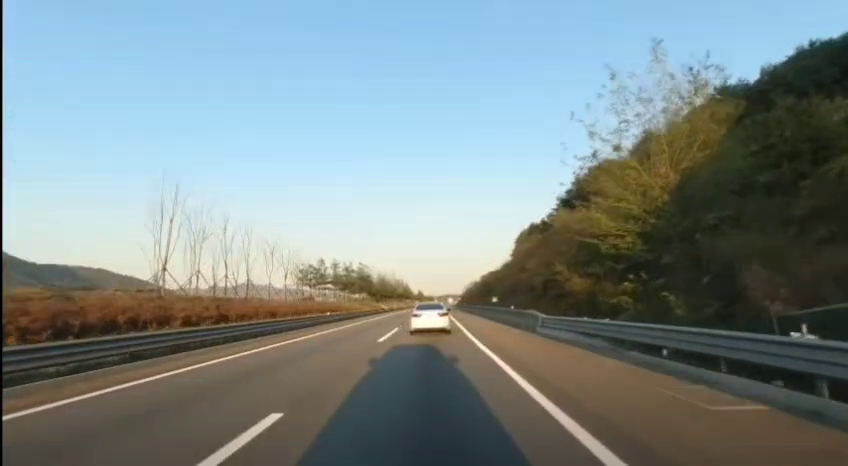
#> input picture frame 30 of drive1.mp4, 848 x 466 px
$ python 'import cv2.py'
#> lines starting #> are read from the running program, lines starting #| are printed output that depends on the picture; after the words box and inside, x2 and y2 are one past the last pixel; in counts of white or black regions, pixels touching at a corner belong together
import cv2
import numpy as np
from collections import deque

DEVIATION_FRAMES   = 6
SMOOTHING_FRAMES   = 7
SLOPE_MIN_ABS      = 0.35
DEVIATION_RATIO    = 0.18
ROI_TOP_FRACTION   = 0.60

def canny_edge(image):
    gray = cv2.cvtColor(image, cv2.COLOR_BGR2GRAY)
    blur = cv2.GaussianBlur(gray, (5, 5), 0)
    edges = cv2.Canny(blur, 50, 150)
    edges = cv2.dilate(edges, np.ones((3, 3), np.uint8), iterations=1)
    return edges

def region_of_interest(image):
    h, w = image.shape[:2]
    poly = np.array([[
        (int(0.10*w), h),
        (int(0.90*w), h),
        (int(0.58*w), int(ROI_TOP_FRACTION*h)),
        (int(0.42*w), int(ROI_TOP_FRACTION*h))
    ]], dtype=np.int32)
    mask = np.zeros_like(image)
    cv2.fillPoly(mask, poly, 255)
    return cv2.bitwise_and(image, mask)

def line_params(x1, y1, x2, y2):
    if x2 == x1:
        return None
    m = (y2 - y1) / (x2 - x1)
    b = y1 - m * x1
    return m, b

def x_at_y(m, b, y):
    if m == 0:
        return None
    return (y - b) / m

def average_lane_lines(h, lines):
    if lines is None or len(lines) == 0:
        return None, None

    y1_draw = h
    y2_draw = int(h * ROI_TOP_FRACTION)

    left_params, left_w = [], []
    right_params, right_w = [], []

    for x1, y1, x2, y2 in lines:
        lp = line_params(x1, y1, x2, y2)
        if lp is None:
            continue
        m, b = lp
        if abs(m) < SLOPE_MIN_ABS:
            continue
        w = float(np.hypot(x2 - x1, y2 - y1))
        if m < 0:
            left_params.append((m, b))
            left_w.append(w)
        else:
            right_params.append((m, b))
            right_w.append(w)

    def wavg(params, weights):
        if len(params) == 0:
            return None
        params = np.array(params, dtype=np.float64)
        weights = np.array(weights, dtype=np.float64)
        m = np.average(params[:, 0], weights=weights)
        b = np.average(params[:, 1], weights=weights)
        return m, b

    left_mb  = wavg(left_params, left_w)
    right_mb = wavg(right_params, right_w)

    def build_points(mb):
        if mb is None:
            return None
        m, b = mb
        x1d = int(x_at_y(m, b, y1_draw))
        x2d = int(x_at_y(m, b, y2_draw))
        return [x1d, y1_draw, x2d, y2_draw]

    return build_points(left_mb), build_points(right_mb)

def draw_lines(img, lines, color=(0, 255, 0), thickness=6):
    overlay = np.zeros_like(img)
    for line in lines:
        if line is None or len(line) != 4:
            continue
        x1, y1, x2, y2 = map(int, line)
        cv2.line(overlay, (x1, y1), (x2, y2), color, thickness)
    return overlay

# ---------------- MAIN ----------------
input_file = "drive1.mp4"
cap = cv2.VideoCapture(input_file)

fps = cap.get(cv2.CAP_PROP_FPS)
if not fps or fps <= 0:
    fps = 25.0  # fallback

width  = int(cap.get(cv2.CAP_PROP_FRAME_WIDTH) or 1280)
height = int(cap.get(cv2.CAP_PROP_FRAME_HEIGHT) or 720)

fourcc = cv2.VideoWriter_fourcc(*'mp4v')
out_color = cv2.VideoWriter("lane_detected_output.mp4", fourcc, fps, (width, height))
out_bw    = cv2.VideoWriter("lane_edges_output.mp4", fourcc, fps, (width, height), isColor=False)

lane_centers = deque(maxlen=SMOOTHING_FRAMES)
warning_count = 0
last_left, last_right = None, None

while True:
    ret, frame = cap.read()
#> frame is the input picture: shape (466, 848, 3); mean B, G, R 140.4, 139.2, 125
    if not ret:
        break

    edges = canny_edge(frame)
#> in canny_edge, `gray = cv2.cvtColor(image, cv2.COLOR_BGR2GRAY)`:
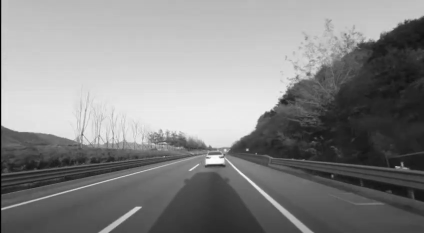
#> gray: shape (466, 848) (shown at 1/2 size); min 0, max 253, mean 135
#> in canny_edge, `edges = cv2.Canny(blur, 50, 150)`:
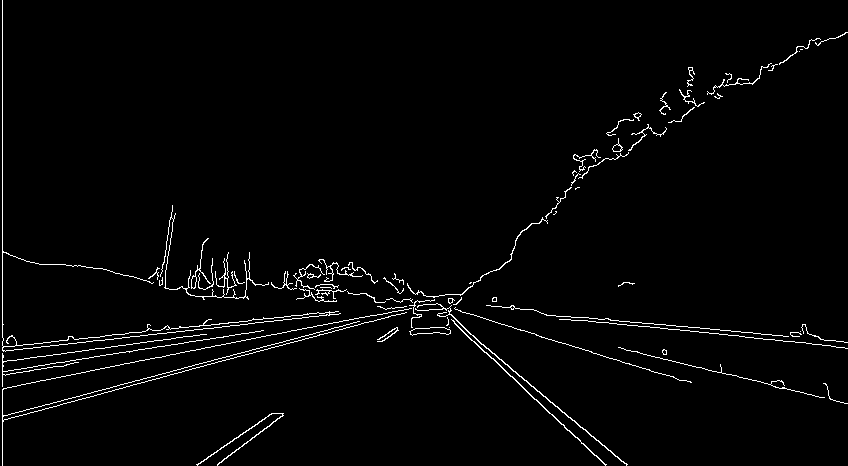
#> edges: shape (466, 848); 2.1% white in thin lines or dots
#> in canny_edge, `edges = cv2.dilate(edges, np.ones((3, 3), np.uint8), iterations=1)`:
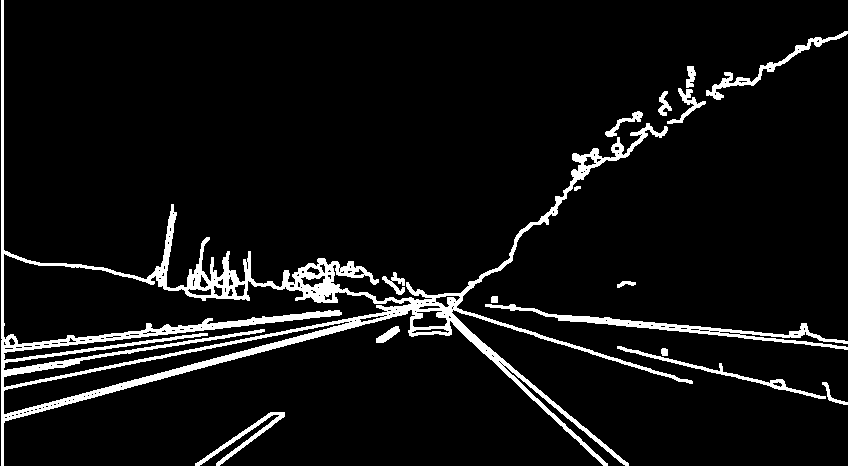
#> edges: shape (466, 848); 6.8% white; 16 white regions, largest, box (x1, y1, x2, y2) and area: (1, 0, 693, 466) 20533, (485, 304, 848, 350) 2233, (706, 31, 848, 100) 971
    roi = region_of_interest(edges)
#> in region_of_interest, `cv2.fillPoly(mask, poly, 255)`:
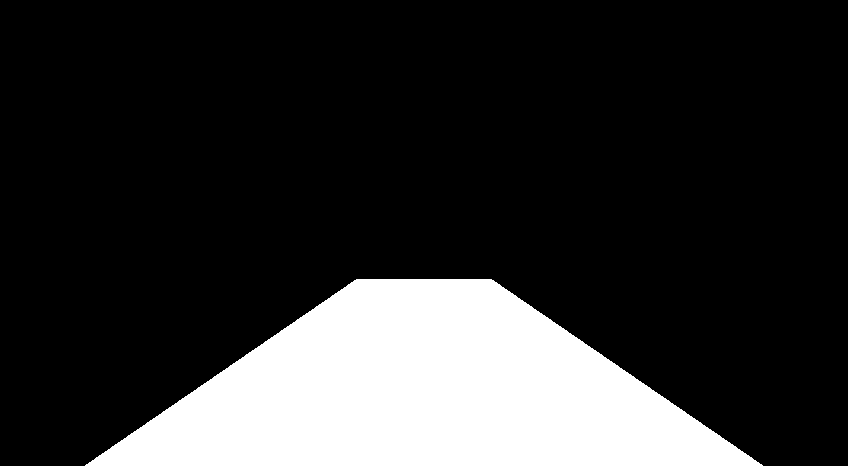
#> mask: shape (466, 848); 19.3% white; 1 white region, box (x1, y1, x2, y2) and area: (85, 279, 763, 466) 76194
#> in region_of_interest, `return cv2.bitwise_and(image, mask)`:
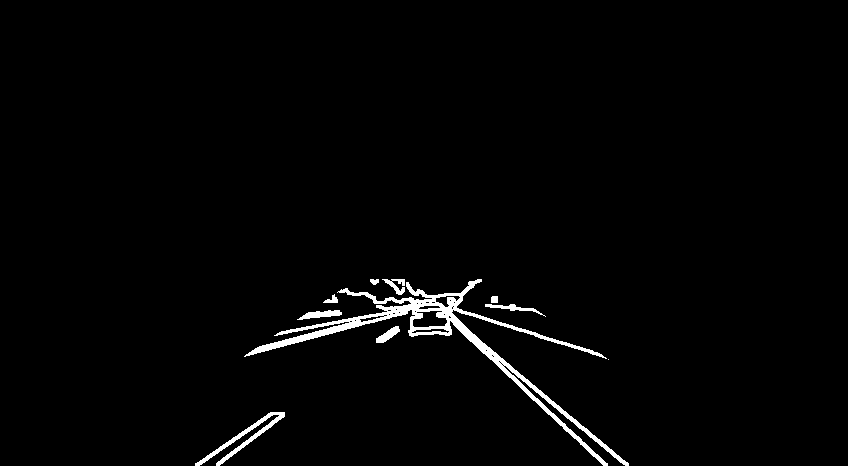
#> returned value: shape (466, 848); 1.8% white; 10 white regions (1 under 20 px), largest, box (x1, y1, x2, y2) and area: (244, 279, 629, 466) 5533, (195, 412, 285, 466) 769, (297, 310, 342, 320) 239

    lines = cv2.HoughLinesP(
        roi, 1, np.pi/180, 60,
        minLineLength=int(width * 0.05),
        maxLineGap=int(width * 0.02)
    )
#> lines = 47 rows, first 6: [401, 279, 628, 463], [396, 279, 502, 365], [398, 279, 628, 465], [244, 356, 473, 286], [370, 280, 605, 357], [513, 375, 603, 465]
    lines = lines.reshape(-1, 4) if lines is not None else []

    left_line, right_line = average_lane_lines(height, lines)
#> the loop in average_lane_lines, `for x1, y1, x2, y2 in lines:` made 47 passes
#> (x1, y1, x2, y2, w) on passes 1, 2, 3, 6, 8, 9, 10, 15: (401, 279, 628, 463, 292.2), (396, 279, 502, 365, 136.5), (398, 279, 628, 465, 295.8), (513, 375, 603, 465, 127.3), (196, 465, 275, 412, 95.13), (195, 465, 273, 412, 94.3), (421, 290, 593, 456, 239), (431, 295, 501, 362, 96.9)
#> after the loop in average_lane_lines, `for x1, y1, x2, y2 in lines:`: left_params = [(-0.671, 596.5), (-0.679, 597.5), (-0.731, 620.7), (-0.774, 633.1), (-0.742, 624.7), (-0.721, 618.6), (-0.701, 615.5), (-0.661, 591.7), (-0.679, 599.5), (-0.667, 595.7), (-0.69, 612.4), (-0.746, 626.9)]; left_w = [95.13, 94.3, 83.01, 78.41, 77.2, 83.82, 81.84, 67.12, 94.3, 108.2, 51.04, 83.6]; right_params = [(0.811, -46.04), (0.811, -42.28), (0.809, -42.86), (1, -138), (0.965, -116.3), (0.957, -117.5), (0.963, -114.4), (0.841, -64.16), (0.966, -117.5), (1, -141), (0.812, -41.94), (0.797, -33.88), (0.973, -122.3), (1, -140), (0.901, -93.47)]; right_w = [292.2, 136.5, 295.8, 127.3, 239, 96.9, 223.5, 254.8, 203, 59.4, 144.3, 75.43, 153.5, 73.54, 162.9]
#> in wavg, `params = np.array(params, dtype=np.float64)`: params = [[-0.671, 596.5], [-0.679, 597.5], [-0.731, 620.7], [-0.774, 633.1], [-0.742, 624.7], [-0.721, 618.6], [-0.701, 615.5], [-0.661, 591.7], [-0.679, 599.5], [-0.667, 595.7], [-0.69, 612.4], [-0.746, 626.9]]
#> in wavg, `weights = np.array(weights, dtype=np.float64)`: weights has the same summary as left_w in average_lane_lines
#> in wavg, `m = np.average(params[:, 0], weights=weights)`: m = -0.704
#> in wavg, `b = np.average(params[:, 1], weights=weights)`: b = 610.3
#> in average_lane_lines, `left_mb  = wavg(left_params, left_w)`: left_mb = (-0.704, 610.3)
#> in wavg (call 2), `params = np.array(params, dtype=np.float64)`: params = 15 rows, first 8: [0.811, -46.04], [0.811, -42.28], [0.809, -42.86], [1, -138], [0.965, -116.3], [0.957, -117.5], [0.963, -114.4], [0.841, -64.16]
#> in average_lane_lines, `right_mb = wavg(right_params, right_w)`: right_mb = (0.894, -84.99)
#> in build_points, `m, b = mb`: m = -0.704; b = 610.3
#> in build_points, `x1d = int(x_at_y(m, b, y1_draw))`: x1d = 204
#> in build_points, `x2d = int(x_at_y(m, b, y2_draw))`: x2d = 470
#> left_line = [204, 466, 470, 279]; right_line = [616, 466, 407, 279]

    if left_line is None and last_left is not None:
        left_line = last_left
    if right_line is None and last_right is not None:
        right_line = last_right

    lane_overlay = draw_lines(frame, [left_line, right_line])
#> after the loop in draw_lines, `for line in lines:`:
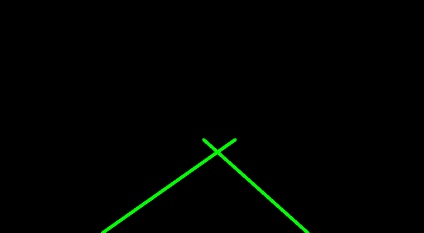
#> overlay: shape (466, 848, 3) (shown at 1/2 size); mean of channels 0, 1, 2 0, 2.6, 0; drawn as B, G, R
    combo = cv2.addWeighted(frame, 0.85, lane_overlay, 1.0, 0)
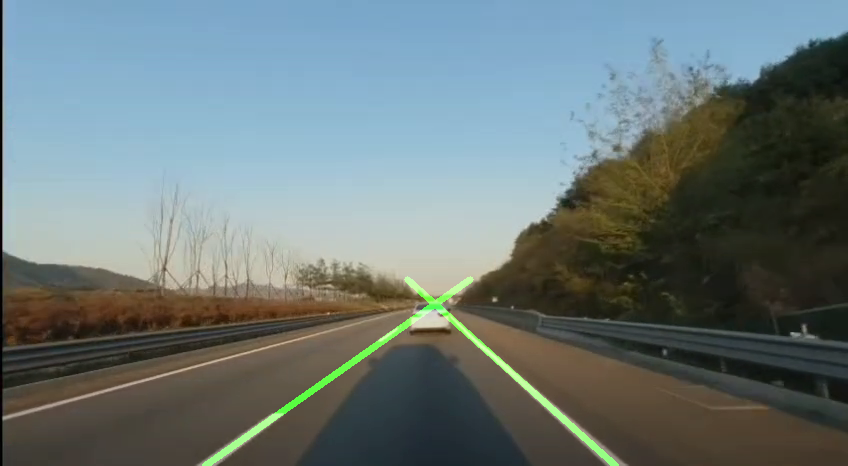
#> combo: shape (466, 848, 3); mean B, G, R 119.4, 119.4, 106.2

    # ---------------- Lane Departure ----------------
    direction = None
    if left_line is not None and right_line is not None:
        y_eval = int(height * 0.90)

        def x_from_line(line):
            x1, y1, x2, y2 = line
            mb = line_params(x1, y1, x2, y2)
            if mb is None:
                return None
            m, b = mb
            return x_at_y(m, b, y_eval)

        x_left  = x_from_line(left_line)
#> in x_from_line, `x1, y1, x2, y2 = line`: x1 = 204; y1 = 466; x2 = 470; y2 = 279
#> in x_from_line, `mb = line_params(x1, y1, x2, y2)`: mb = (-0.703, 609.4)
#> in x_from_line, `m, b = mb`: m = -0.703; b = 609.4
#> x_left = 270.9
        x_right = x_from_line(right_line)
#> x_right = 563.5

        if x_left is not None and x_right is not None and x_right > x_left:
            lane_center = 0.5 * (x_left + x_right)
#> lane_center = 417.2
            lane_width  = (x_right - x_left)
#> lane_width = 292.6

            lane_centers.append(lane_center)
            smoothed_center = np.mean(lane_centers)

            vehicle_center = width / 2.0
            offset = vehicle_center - smoothed_center
            threshold_px = DEVIATION_RATIO * lane_width
#> threshold_px = 52.67

            if abs(offset) > threshold_px:
                warning_count += 1
                direction = "Right" if offset > 0 else "Left"
            else:
                warning_count = 0

            if warning_count >= DEVIATION_FRAMES:
                cv2.putText(combo, f"⚠ Lane Departure {direction}!",
                            (40, 90), cv2.FONT_HERSHEY_SIMPLEX,
                            1.1, (0, 0, 255), 3)
                print(f"! Lane Departure Detected {direction}!")
        else:
            warning_count = 0
            lane_centers.clear()
    else:
        warning_count = 0
        lane_centers.clear()

    if left_line is not None:
        last_left = left_line
#> last_left = [204, 466, 470, 279]
    if right_line is not None:
        last_right = right_line
#> last_right = [616, 466, 407, 279]

    # --- Save outputs ---
    out_color.write(combo)
    out_bw.write(roi)

    # --- Show windows ---
    cv2.imshow("Lane Detection", combo)
    cv2.imshow("Edges + ROI (B/W)", roi)

    if cv2.waitKey(int(1000/fps)) & 0xFF == ord('q'):
#> (key q is pressed here)
        break

cap.release()
out_color.release()
out_bw.release()
cv2.destroyAllWindows()
print("✅ Finished lane detection video with both color + black & white outputs")

$ run again, starting later in the video
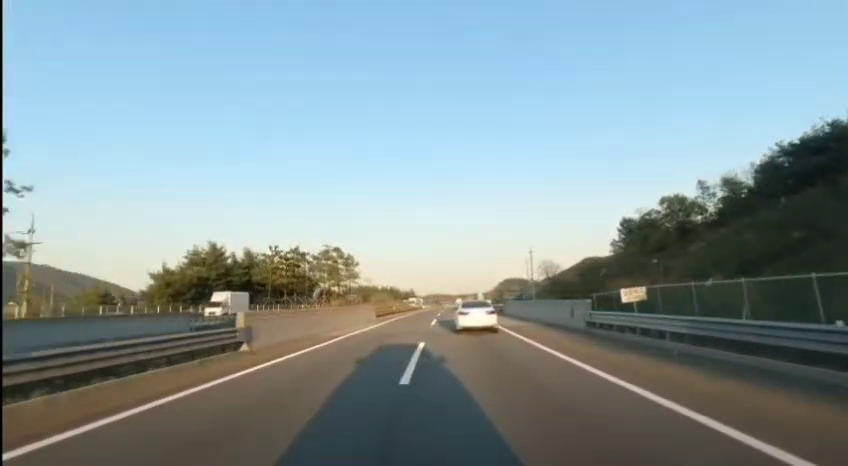
#> input picture frame 135 of drive1.mp4, 848 x 466 px
#> frame is the input picture: shape (466, 848, 3); mean B, G, R 158, 152.9, 134.1
#> in canny_edge, `edges = cv2.Canny(blur, 50, 150)`:
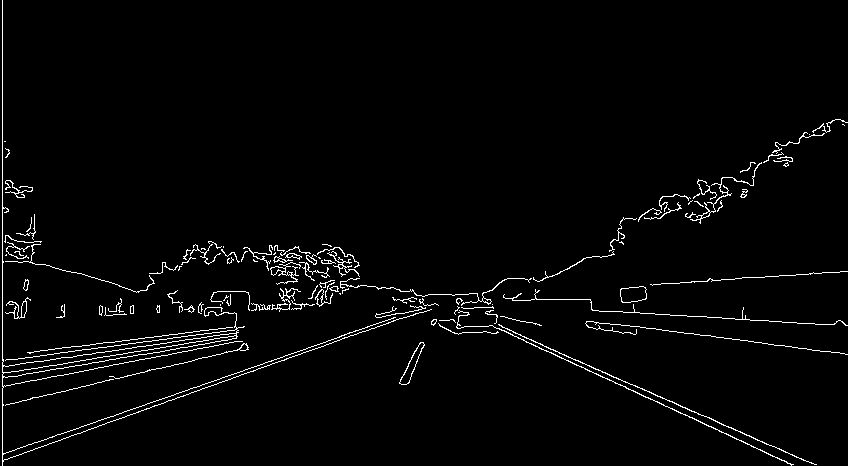
#> edges: shape (466, 848); 2.4% white in thin lines or dots
#> mask: shape (466, 848); 19.3% white; 1 white region, box (x1, y1, x2, y2) and area: (85, 279, 763, 466) 76194
#> lines = 33 rows, first 6: [184, 397, 428, 303], [489, 324, 668, 400], [188, 394, 424, 303], [488, 324, 704, 425], [211, 387, 474, 292], [493, 324, 660, 395]
#> the loop in average_lane_lines, `for x1, y1, x2, y2 in lines:` made 33 passes
#> (x1, y1, x2, y2, w) on passes 1 to 8: (184, 397, 428, 303, 261.5), (489, 324, 668, 400, 194.5), (188, 394, 424, 303, 252.9), (488, 324, 704, 425, 238.4), (211, 387, 474, 292, 279.6), (493, 324, 660, 395, 181.5), (194, 390, 348, 331, 164.9), (491, 324, 697, 420, 227.3)
#> after the loop in average_lane_lines, `for x1, y1, x2, y2 in lines:`: left_params = [(-0.385, 467.9), (-0.386, 466.5), (-0.361, 463.2), (-0.383, 464.3), (-0.379, 467.4), (-0.382, 462.6), (-0.375, 457.6), (-1, 780), (-0.381, 468.9), (-1, 770), (-0.849, 704.1)]; left_w = [261.5, 252.9, 279.6, 164.9, 225.7, 95.27, 68.35, 67.88, 148.8, 98.99, 69.53]; right_params = [(0.425, 116.4), (0.468, 95.81), (0.425, 114.4), (0.466, 95.18), (0.467, 90), (0.465, 94.52), (0.435, 110.6), (0.412, 125.5), (0.451, 106.6)]; right_w = [194.5, 238.4, 181.5, 227.3, 198.6, 206.2, 67.62, 73.54, 177.7]
#> params = [[-0.385, 467.9], [-0.386, 466.5], [-0.361, 463.2], [-0.383, 464.3], [-0.379, 467.4], [-0.382, 462.6], [-0.375, 457.6], [-1, 780], [-0.381, 468.9], [-1, 770], [-0.849, 704.1]]
#> weights has the same summary as left_w in average_lane_lines
#> in wavg, `m = np.average(params[:, 0], weights=weights)`: m = -0.457
#> in wavg, `b = np.average(params[:, 1], weights=weights)`: b = 504.9
#> left_mb = (-0.457, 504.9)
#> right_mb = (0.451, 102.8)
#> in build_points, `m, b = mb`: m = -0.457; b = 504.9
#> x1d = 85
#> x2d = 493
#> left_line = [85, 466, 493, 279]; right_line = [805, 466, 390, 279]
#> `combo = cv2.addWeighted(frame, 0.85, lane_overlay, 1.0, 0)`:
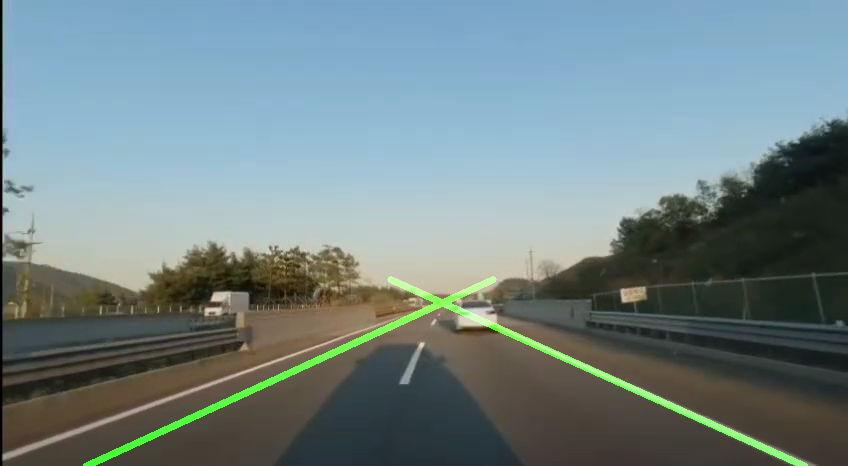
#> combo: shape (466, 848, 3); mean B, G, R 134.3, 132.1, 114
#> in x_from_line, `x1, y1, x2, y2 = line`: x1 = 85; y1 = 466; x2 = 493; y2 = 279
#> mb = (-0.458, 505)
#> in x_from_line, `m, b = mb`: m = -0.458; b = 505
#> x_left = 187.5
#> x_right = 700.7
#> lane_center = 444.1
#> lane_width = 513.1
#> threshold_px = 92.37
#> last_left = [85, 466, 493, 279]
#> last_right = [805, 466, 390, 279]
